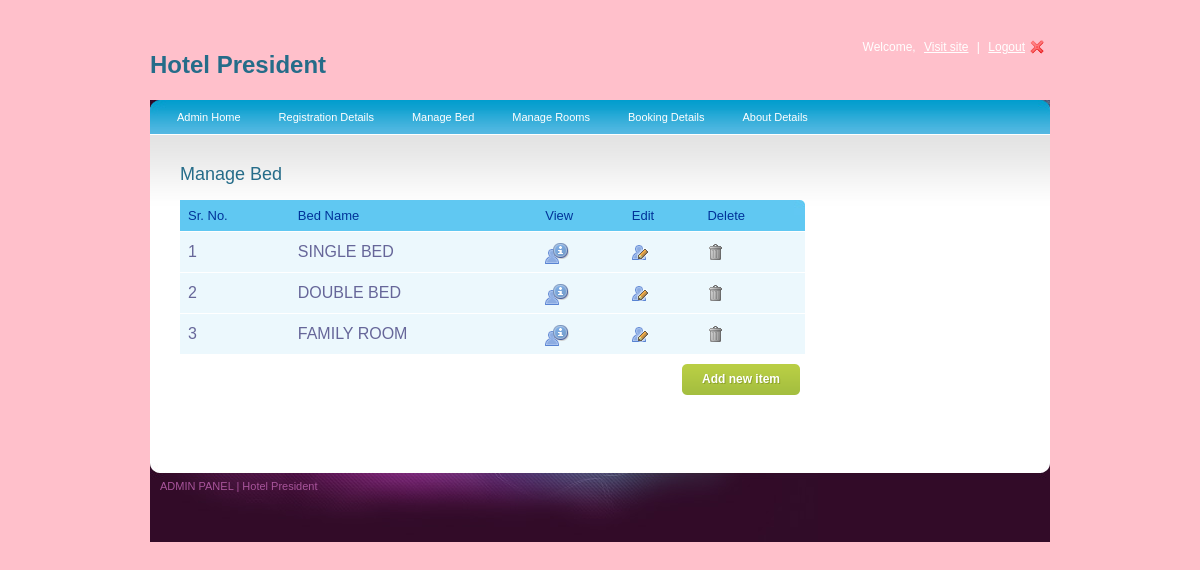
/admin-panel/dashboard.php, run on the app's committed database.
### tables this page shows
CREATE TABLE `category` (
  `bed_id` int(15) NOT NULL,
  `bed_name` varchar(100) NOT NULL
);

### admin-panel/dashboard.php (the view, shortened to what this page needs)
<?php
require_once('header.php');
?>
    <div class="center_content">
    <div class="right_content">
    <h2>Manage Bed</h2>
<table id="rounded-corner">
    <thead>
    	<tr>
        	<th scope="col" class="rounded">Sr. No.</th>
			<th scope="col" class="rounded">Bed Name</th>
			  <th scope="col" class="rounded">View</th>
            <th scope="col" class="rounded">Edit</th>
            <th scope="col" class="rounded-q4">Delete</th>
        </tr>
    </thead>
    <tbody>
	<?php
					$sql = "SELECT * FROM `category`";
					$result = mysqli_query($connection,$sql);
					$i = 1;
				    	while($row = mysqli_fetch_array($result))
						{
						?>
    	<tr>
        	 <td><?php echo $i; ?></td>
			  <td><?php echo $row['bed_name'];?></td>
			  <td><a href="view-cat.php?id=<?php echo $row['bed_id'];?>"><img src="images/info.png" alt="" title="" border="0" /></a></td>
                        <td><a href="editcat.php?id=<?php echo $row['bed_id'];?>"><img src="images/user_edit.png" alt="" title="" border="0" /></a></td>
            <td><a href="category_delete.php?id=<?php echo $row['bed_id'];?>" class="ask"><img src="images/trash.png" alt="" title="" border="0" /></a></td>
        </tr>
         <?php
					 $i++;
					  }
					?>
    </tbody>
</table>
	 <a href="addcat.php" class="bt_green"><span class="bt_green_lft"></span><strong>Add new item</strong><span class="bt_green_r"></span></a>
     </div>
  </div>
    </div>
 <?php
	require_once('footer.php');
?>
</div>
</body>
</html>

### admin-panel/style.css (style rules this page uses)
body { background-color: pink; font-family:Arial, Helvetica, sans-serif; padding:0; font-size:12px; margin:0 auto; color: #0e4354; }
a { color:#256c89; }
h2 { font-size:18px; color:#256c89; font-weight:normal; padding:0px 0 15px 0; margin:0px; clear:both; }
.center_content { clear:both; }
.right_content { width:625px; float:left; padding:30px 0 0 30px; }
#rounded-corner { margin:0px; width:625px; text-align: left; border-collapse: collapse; }
#rounded-corner thead th.rounded-q4 { background: #60c8f2 url('images/right.jpg') right top no-repeat; }
#rounded-corner th { padding: 8px; font-weight: normal; font-size: 13px; color: #039; background: #60c8f2; }
#rounded-corner td { padding: 8px; background: #ecf8fd; border-top: 1px solid #fff; color: #669; }
a.bt_green { display:block; float:right; margin:10px 5px 10px 5px; line-height:31px; text-decoration:none; color:#FFFFFF; text-shadow:1px 1px #8fa42b; }
a.bt_green strong { width:auto;height:31px; padding:0 10px 0 10px;display:block; float:left;background:url(images/bt_green_center.gif) repeat-x center; }
a.bt_green span.bt_green_lft { width:10px;height:31px;display:block; float:left;background:url(images/bt_green_left.gif) no-repeat center right; }
a.bt_green span.bt_green_r { width:10px;height:31px;display:block; float:left;background:url(images/bt_green_r.gif) no-repeat center right; }

### data on the page
category: bed_name "SINGLE BED"
category: bed_name "DOUBLE BED"
category: bed_name "FAMILY ROOM"
